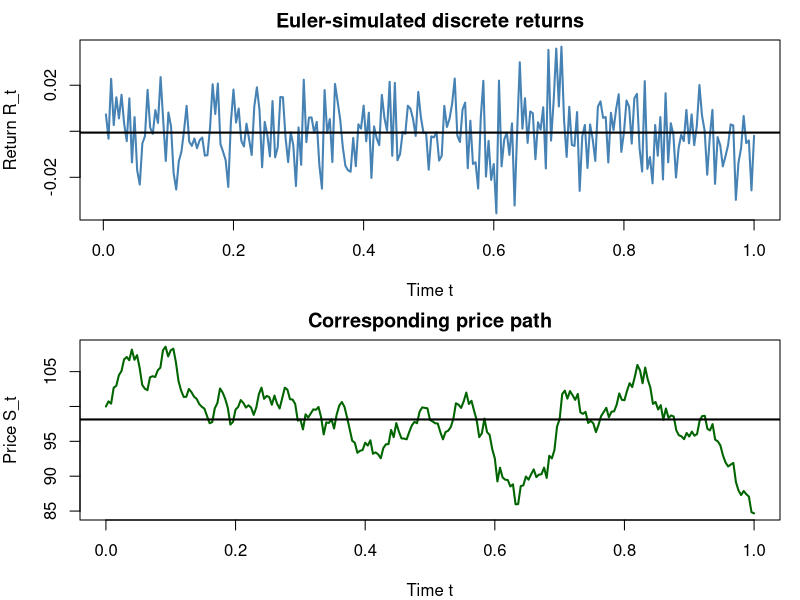
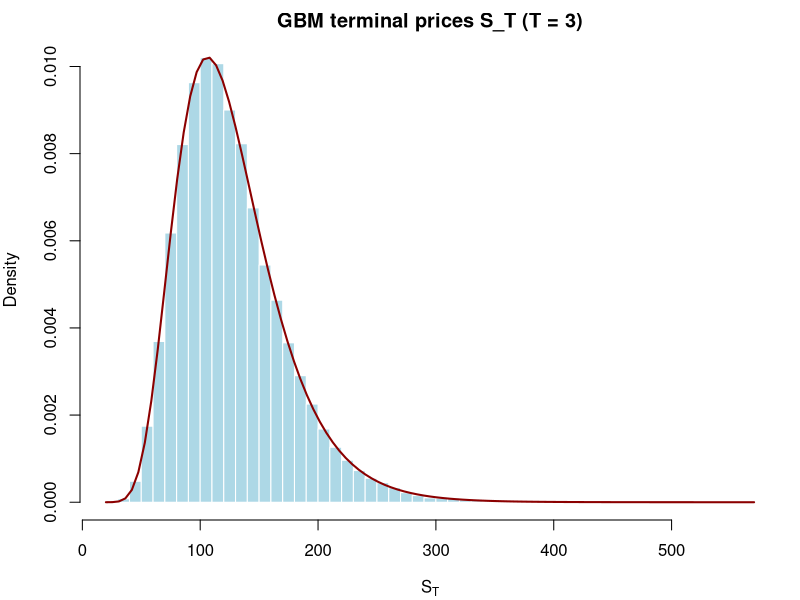

R code for these plots, in order:
# ============================================================
# Problem Set 1 — Exercise 1
# ============================================================
# ---------- Inputs ----------
S0    <- 100
mu    <- 0.08
sigma <- 0.20
T     <- 1
s     <- 250

dt    <- 1 / s
steps <- T * s
tgrid <- seq(0, T, by = dt)   # length = steps + 1

# ============================================================
# (a) One path, Euler returns + price path
# ============================================================
set.seed(13)

Z  <- rnorm(steps, mean = 0, sd = 1)     # Z_t ~ N(0,1)
dW <- sqrt(dt) * Z                       # dW_t ~ N(0, dt)
Wt <- c(0, cumsum(dW))                   # Brownian path levels W_t

Rt <- mu * dt + sigma * dW               # Euler discrete returns
St <- c(S0, S0 * cumprod(1 + Rt))        # Price path via discrete compounding

# Plot: returns (top) and prices (bottom)
par(mfrow = c(2, 1), mar = c(4, 4, 2, 1))

plot(tgrid[-1], Rt, type = "l", col = "steelblue", lwd = 2,
     xlab = "Time t", ylab = "Return R_t", main = "Euler-simulated discrete returns")
abline(h = mean(Rt), col = "black", lwd = 2)

plot(tgrid, St, type = "l", col = "darkgreen", lwd = 2,
     xlab = "Time t", ylab = "Price S_t", main = "Corresponding price path")
abline(h = mean(St), col = "black", lwd = 2)

par(mfrow = c(1, 1))   # reset so subsequent plots are standalone

# ============================================================
# (b) mu_hat from the single path
# ============================================================
R_bar  <- mean(Rt)
mu_hat <- (1 / dt) * R_bar   # = 250 * R_bar since dt = 1/250

mu_muHat_abs_diff <- abs(mu - mu_hat)

# ============================================================
# (c) N = 10,000 independent return paths 
# ============================================================
set.seed(13)   # required by the problem set

N_paths <- 10000

Z_mat  <- matrix(rnorm(steps * N_paths, mean = 0, sd = 1), nrow = steps, ncol = N_paths)
dW_mat <- sqrt(dt) * Z_mat
R_mat  <- mu * dt + sigma * dW_mat

mu_hat_mc <- (1 / dt) * mean(R_mat)      # = 250 * mean(R_mat)

mu_muHatmc_abs_diff     <- abs(mu - mu_hat_mc)
muHat_muHatmc_abs_diff  <- abs(mu_hat - mu_hat_mc)

# ============================================================
# (d) Exact solution, N = 10,000 terminal prices at T = 3
# ============================================================
set.seed(13)

S0      <- 100
mu      <- 0.08
sigma   <- 0.20
T       <- 3
N_paths <- 100000

W_T <- rnorm(N_paths, mean = 0, sd = 1)  
# formula *1) (see below)
S_T <- S0 * exp((mu - 0.5 * sigma^2) * T +    # GBM exact formula
                sigma * sqrt(T) * W_T)        # where W follwoing the physical one

hist(S_T, breaks = 60, col = "lightblue", border = "white",
     freq = FALSE,
     main = "GBM terminal prices S_T (T = 3)",
     xlab = expression(S[T]))

mu_log    <- log(S0) + (mu - 0.5 * sigma^2) * T
sigma_log <- sigma * sqrt(T)
curve(dlnorm(x, meanlog = mu_log, sdlog = sigma_log), add = TRUE,
      col = "darkred", lwd = 2)

S_T_sample_mean <- mean(S_T)
S_T_theoretical <- S0 * exp(mu * T)
S_T_mean_diff      <- S_T_sample_mean - S_T_theoretical
S_T_abs_mean_diff  <- abs(S_T_mean_diff)
# Comment: 
# Shape: the histogram indicates a log normal distribution.
# This since W_T is sampled from a normal dist. and then taken exponentially in
# the formula *1). This results in a log-normal dist. See also the PDF
# as a black curve with the parameters implied by the model.
# Obviously we expect a (small) difference between the analytical closed-form 
# solution and the Monte Carlo approixmation approach. The abs diff of ~0.07 
# is in my opinion small w.r.t to the total value of ~127. 
